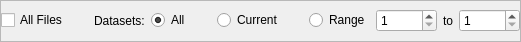
<?xml version="1.0" encoding="UTF-8"?>
<ui version="4.0">
 <class>DatasetsApplied</class>
 <widget class="QFrame" name="DatasetsApplied">
  <property name="geometry">
   <rect>
    <x>0</x>
    <y>0</y>
    <width>521</width>
    <height>42</height>
   </rect>
  </property>
  <property name="sizePolicy">
   <sizepolicy hsizetype="MinimumExpanding" vsizetype="Minimum">
    <horstretch>0</horstretch>
    <verstretch>0</verstretch>
   </sizepolicy>
  </property>
  <property name="windowTitle">
   <string>Frame</string>
  </property>
  <property name="frameShape">
   <enum>QFrame::StyledPanel</enum>
  </property>
  <property name="frameShadow">
   <enum>QFrame::Raised</enum>
  </property>
  <layout class="QVBoxLayout" name="verticalLayout">
   <property name="spacing">
    <number>0</number>
   </property>
   <property name="margin">
    <number>0</number>
   </property>
   <item>
    <layout class="QHBoxLayout" name="horizontalLayout">
     <property name="spacing">
      <number>6</number>
     </property>
     <item>
      <widget class="QCheckBox" name="allfiles_check">
       <property name="text">
        <string>All Files</string>
       </property>
      </widget>
     </item>
     <item>
      <spacer name="horizontalSpacer_3">
       <property name="orientation">
        <enum>Qt::Horizontal</enum>
       </property>
       <property name="sizeHint" stdset="0">
        <size>
         <width>40</width>
         <height>20</height>
        </size>
       </property>
      </spacer>
     </item>
     <item>
      <widget class="QLabel" name="label_2">
       <property name="text">
        <string>Datasets:</string>
       </property>
      </widget>
     </item>
     <item>
      <widget class="QRadioButton" name="all_radio">
       <property name="text">
        <string>All</string>
       </property>
       <property name="checked">
        <bool>true</bool>
       </property>
      </widget>
     </item>
     <item>
      <spacer name="horizontalSpacer">
       <property name="orientation">
        <enum>Qt::Horizontal</enum>
       </property>
       <property name="sizeHint" stdset="0">
        <size>
         <width>40</width>
         <height>20</height>
        </size>
       </property>
      </spacer>
     </item>
     <item>
      <widget class="QRadioButton" name="current_radio">
       <property name="text">
        <string>Current</string>
       </property>
      </widget>
     </item>
     <item>
      <spacer name="horizontalSpacer_2">
       <property name="orientation">
        <enum>Qt::Horizontal</enum>
       </property>
       <property name="sizeHint" stdset="0">
        <size>
         <width>40</width>
         <height>20</height>
        </size>
       </property>
      </spacer>
     </item>
     <item>
      <widget class="QRadioButton" name="range_radio">
       <property name="text">
        <string>Range</string>
       </property>
      </widget>
     </item>
     <item>
      <widget class="QSpinBox" name="rangemin_spin">
       <property name="sizePolicy">
        <sizepolicy hsizetype="Expanding" vsizetype="Fixed">
         <horstretch>0</horstretch>
         <verstretch>0</verstretch>
        </sizepolicy>
       </property>
       <property name="minimum">
        <number>1</number>
       </property>
       <property name="maximum">
        <number>99999</number>
       </property>
      </widget>
     </item>
     <item>
      <widget class="QLabel" name="label">
       <property name="sizePolicy">
        <sizepolicy hsizetype="Minimum" vsizetype="Preferred">
         <horstretch>0</horstretch>
         <verstretch>0</verstretch>
        </sizepolicy>
       </property>
       <property name="text">
        <string>to</string>
       </property>
      </widget>
     </item>
     <item>
      <widget class="QSpinBox" name="rangemax_spin">
       <property name="sizePolicy">
        <sizepolicy hsizetype="Expanding" vsizetype="Fixed">
         <horstretch>0</horstretch>
         <verstretch>0</verstretch>
        </sizepolicy>
       </property>
       <property name="minimum">
        <number>1</number>
       </property>
       <property name="maximum">
        <number>99999</number>
       </property>
      </widget>
     </item>
    </layout>
   </item>
  </layout>
 </widget>
 <resources/>
 <connections/>
</ui>
